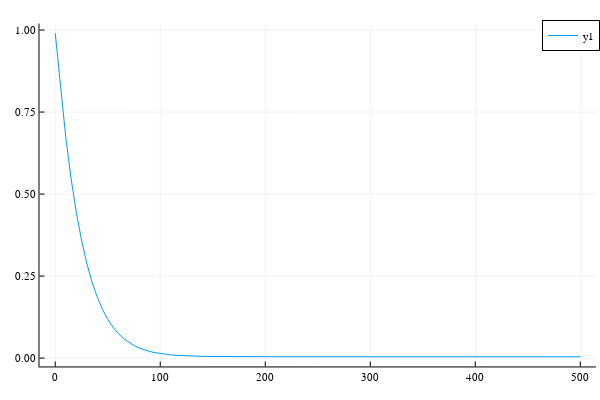

Notebook cell for this chart:
### Code cell
eit_vec=eit_Lindbladian_vec(2 * pi * 2.236, 2 * pi * 23.7 ,2 * pi * 108, 2 * pi * 108)
list=[real(tr(n*vec2dm(instate)))]
delta_t=5
f=instate
evo=exp(delta_t*eit_vec)
@time for i in 1:100
    f=evo*f
    print(i," ")
    append!(list,real(tr(n*vec2dm(f)))) 
end
plot(0:5:500,list)

### Figure 1 — Plotly figure (JSON) as saved in the notebook; plotly's stock layout.template omitted (floating-point values rounded to 4 significant figures)
{"data": [{"colorbar": {"title": ""}, "legendgroup": "y1", "line": {"color": "rgba(0, 154, 250, 1.000)", "dash": "solid", "shape": "linear", "width": 1}, "mode": "lines", "name": "y1", "showlegend": true, "type": "scatter", "x": [0, 5, 10, 15, 20, 25, 30, 35, 40, 45, 50, 55, 60, 65, 70, 75, 80, 85, 90, 95, 100, 105, 110, 115, 120, 125, 130, 135, 140, 145, 150, 155, 160, 165, 170, 175, 180, 185, 190, 195, 200, 205, 210, 215, 220, 225, 230, 235, 240, 245, 250, 255, 260, 265, 270, 275, 280, 285, 290, 295, 300, 305, 310, 315, 320, 325, 330, 335, 340, 345, 350, 355, 360, 365, 370, 375, 380, 385, 390, 395, 400, 405, 410, 415, 420, 425, 430, 435, 440, 445, 450, 455, 460, 465, 470, 475, 480, 485, 490, 495, 500], "xaxis": "x", "y": [0.9902, 0.8256, 0.6743, 0.5494, 0.4456, 0.3599, 0.2897, 0.2323, 0.1859, 0.1483, 0.1182, 0.0941, 0.07489, 0.05964, 0.04758, 0.03805, 0.03056, 0.02469, 0.02008, 0.01649, 0.01369, 0.01151, 0.009814, 0.0085, 0.007484, 0.006697, 0.00609, 0.005621, 0.00526, 0.004982, 0.004768, 0.004604, 0.004478, 0.004381, 0.004307, 0.00425, 0.004206, 0.004173, 0.004147, 0.004128, 0.004113, 0.004101, 0.004093, 0.004086, 0.004081, 0.004077, 0.004074, 0.004072, 0.00407, 0.004069, 0.004068, 0.004067, 0.004066, 0.004066, 0.004066, 0.004065, 0.004065, 0.004065, 0.004065, 0.004065, 0.004065, 0.004065, 0.004065, 0.004065, 0.004065, 0.004065, 0.004065, 0.004065, 0.004065, 0.004065, 0.004065, 0.004065, 0.004065, 0.004065, 0.004065, 0.004065, 0.004065, 0.004065, 0.004065, 0.004065, 0.004065, 0.004065, 0.004065, 0.004065, 0.004065, 0.004065, 0.004065, 0.004065, 0.004065, 0.004065, 0.004065, 0.004065, 0.004065, 0.004065, 0.004065, 0.004065, 0.004065, 0.004065, 0.004065, 0.004065, 0.004065], "yaxis": "y", "zmax": null, "zmin": null}], "layout": {"annotations": [], "height": 400, "legend": {"bgcolor": "rgba(255, 255, 255, 1.000)", "bordercolor": "rgba(0, 0, 0, 1.000)", "borderwidth": 1, "font": {"color": "rgba(0, 0, 0, 1.000)", "family": "sans-serif", "size": 11}, "title": {"font": {"color": "rgba(0, 0, 0, 1.000)", "family": "sans-serif", "size": 15}, "text": ""}, "tracegroupgap": 0, "traceorder": "normal", "x": 1, "xanchor": "auto", "y": 1, "yanchor": "auto"}, "margin": {"b": 20, "l": 0, "r": 0, "t": 20}, "paper_bgcolor": "rgba(255, 255, 255, 1.000)", "plot_bgcolor": "rgba(255, 255, 255, 1.000)", "showlegend": true, "width": 600, "xaxis": {"anchor": "y", "domain": [0.06582, 0.9934], "gridcolor": "rgba(0, 0, 0, 0.100)", "gridwidth": 0.5, "linecolor": "rgba(0, 0, 0, 1.000)", "mirror": false, "range": [-15, 515], "showgrid": true, "showline": true, "showticklabels": true, "tickangle": 0, "tickcolor": "rgb(0, 0, 0)", "tickfont": {"color": "rgba(0, 0, 0, 1.000)", "family": "sans-serif", "size": 11}, "tickmode": "array", "ticks": "inside", "ticktext": ["0", "100", "200", "300", "400", "500"], "tickvals": [0, 100, 200, 300, 400, 500], "title": "", "titlefont": {"color": "rgba(0, 0, 0, 1.000)", "family": "sans-serif", "size": 15}, "type": "-", "visible": true, "zeroline": false, "zerolinecolor": "rgba(0, 0, 0, 1.000)"}, "yaxis": {"anchor": "x", "domain": [0.03762, 0.9902], "gridcolor": "rgba(0, 0, 0, 0.100)", "gridwidth": 0.5, "linecolor": "rgba(0, 0, 0, 1.000)", "mirror": false, "range": [-0.02552, 1.02], "showgrid": true, "showline": true, "showticklabels": true, "tickangle": 0, "tickcolor": "rgb(0, 0, 0)", "tickfont": {"color": "rgba(0, 0, 0, 1.000)", "family": "sans-serif", "size": 11}, "tickmode": "array", "ticks": "inside", "ticktext": ["0.00", "0.25", "0.50", "0.75", "1.00"], "tickvals": [0, 0.25, 0.5, 0.75, 1], "title": "", "titlefont": {"color": "rgba(0, 0, 0, 1.000)", "family": "sans-serif", "size": 15}, "type": "-", "visible": true, "zeroline": false, "zerolinecolor": "rgba(0, 0, 0, 1.000)"}}}
